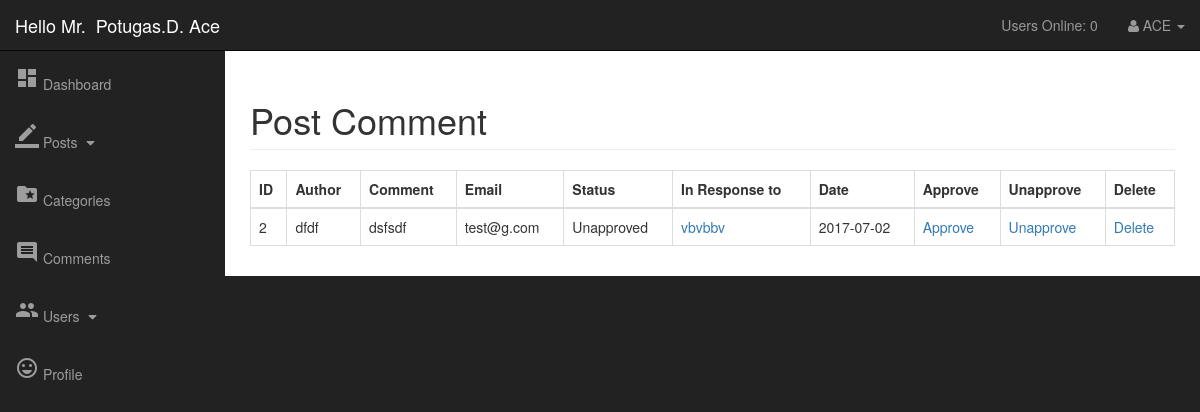
Page /admin/post_comments.php?id=15 (signed in) on the committed database.
### tables this page shows
CREATE TABLE `comments` (
  `comment_id` int(3) NOT NULL,
  `comment_post_id` int(3) NOT NULL,
  `comment_author` varchar(255) NOT NULL,
  `comment_email` varchar(255) NOT NULL,
  `comment_content` text NOT NULL,
  `comment_status` varchar(255) NOT NULL,
  `comment_date` date NOT NULL
);

CREATE TABLE `posts` (
  `post_id` int(3) NOT NULL,
  `post_category_id` int(3) NOT NULL,
  `post_title` varchar(255) NOT NULL,
  `post_author` varchar(255) NOT NULL,
  `post_date` date NOT NULL,
  `post_image` text NOT NULL,
  `post_content` text NOT NULL,
  `post_tags` varchar(255) NOT NULL,
  `post_comment_count` varchar(255) NOT NULL,
  `post_status` varchar(255) NOT NULL DEFAULT 'draft',
  `post_views_count` int(11) NOT NULL DEFAULT '0'
);

### admin/post_comments.php (the view, shortened to what this page needs)
<?php include 'includes/header.php' ?>
<?php include 'includes/navigation.php' ?>
<div id="page-wrapper">
    <div class="container-fluid">
        <div class="row">
            <div class="col-lg-12">
                <h1 class="page-header">
                    Post Comment
                </h1>
                <table class="table table-responsive table-bordered">
                    <thead>
                    <th>ID</th>
                    <th>Author</th>
                    <th>Comment</th>
                    <th>Email</th>
                    <th>Status</th>
                    <th>In Response to</th>
                    <th>Date</th>
                    <th>Approve</th>
                    <th>Unapprove</th>
                    <th>Delete</th>
                    </thead>
                    <tbody>
                    <?php
                    $query = "SELECT * FROM comments WHERE comment_post_id = " . mysqli_real_escape_string($connection, $_GET['id']) . " ";
                    $select_comments = mysqli_query($connection, $query);
                    while ($row = mysqli_fetch_assoc($select_comments)) {
                        $comment_id = $row['comment_id'];
                        $comment_post_id = $row['comment_post_id'];
                        $comment_author = $row['comment_author'];
                        $comment_email = $row['comment_email'];
                        $comment_content = $row['comment_content'];
                        $comment_status = $row['comment_status'];
                        $comment_date = $row['comment_date'];
                        echo "<tr>";
                        echo "<td>{$comment_id}</td>";
                        echo "<td>{$comment_author}</td>";
                        echo "<td>{$comment_content}</td>";
                        echo "<td>{$comment_email}</td>";
                        echo "<td>{$comment_status}</td>";
                        $query = "SELECT * FROM posts WHERE post_id = $comment_post_id ";
                        $select_post_id_query = mysqli_query($connection, $query);
                        while ($row = mysqli_fetch_assoc($select_post_id_query)){
                            $post_id = $row['post_id'];
                            $post_title = $row['post_title'];
                            echo "<td><a href='../post.php?p_id=$post_id'>{$post_title}</a></td>";
                        }
                        echo "<td>{$comment_date}</td>";
                        echo "<td><a href='post_comments.php?approve={$comment_id}'>Approve</a> </td>";
                        echo "<td><a href='post_comments.php?unapprove={$comment_id}'>Unapprove</a> </td>";
                        echo "<td><a href='post_comments.php?delete={$comment_id}&id=". $_GET['id'] ."'>Delete</a> </td>";
                        echo "</tr>";
                    }
                    ?>
                    </tbody>
                </table>
            </div>
        </div>
    </div>
</div>
<?php include 'includes/footer.php' ?>

### admin/css/admin-styles.css (style rules this page uses)
body { margin-top: 100px; background-color: #222; }
@media (min-width:768px) { body { margin-top: 50px; } }
#page-wrapper { width: 100%; padding: 0; background-color: #fff; }
@media (min-width:768px) { #page-wrapper { padding: 10px; } }

### rows in the picture
comments: comment_id "2", comment_author "dfdf", comment_content "dsfsdf", comment_email "test@g.com", comment_status "Unapproved", comment_date "2017-07-02"
posts: post_title "vbvbbv"

### other values in the picture
$_SESSION['firstname'] "Potugas.D."
$_SESSION['lastname'] "Ace"
users_online() "0"
$_SESSION['username'] "ACE"
